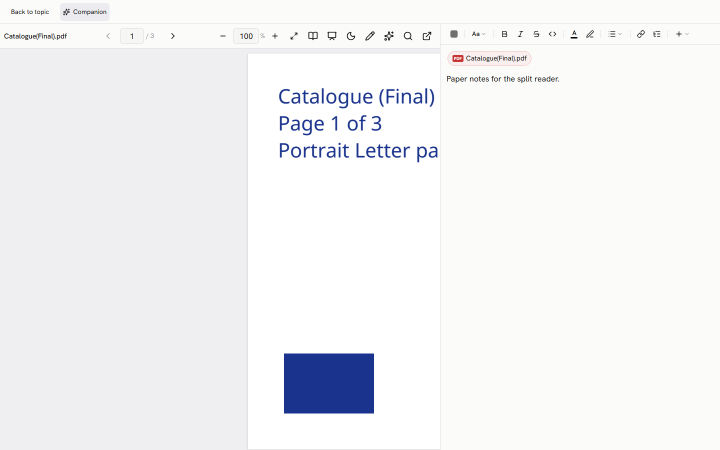
#> input picture evidence/sn-295/09-closed-back-to-split.png, 1440 x 900 px, given in place of PXL_20261012_212400809.jpg, which was not available (shown at 1/2 size)
$ python compare.py
#> lines starting #> are read from the running program, lines starting #| are printed output that depends on the picture; pictures that were not available may be replaced by others from this repository, and a replacement may not be noted
from pathlib import Path
from PIL import Image, ImageOps, ImageDraw

root = Path(__file__).resolve().parent
photos = Path(r"C:\Projects\smart-notes\Docs\Upgrades\Photos-1-001-small")
items = [
    ("08", "PXL_20261012_212400809.jpg", (0, 80, 1280, 780), "08-split.png", (0, 0, 1440, 900)),
    ("09", "PXL_20261012_212404962.MP.jpg", (0, 80, 1280, 780), "09-companion-overlay.png", (0, 0, 1440, 900)),
]

for number, filename, crop, screenshot, shot_crop in items:
    reference = Image.open(photos / filename).convert("RGB").crop(crop)
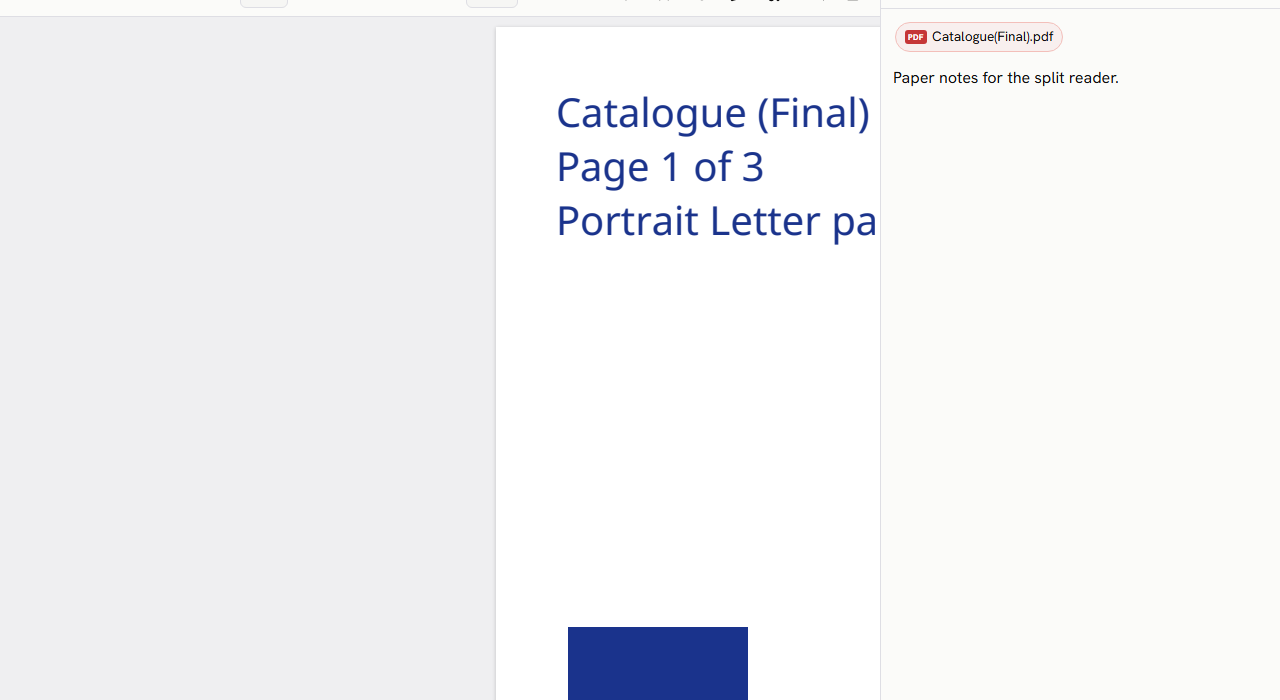
#> reference: PIL image 1280x700 RGB; mean R, G, B 242.1, 242.5, 244.6
    preview = Image.open(root / screenshot).convert("RGB").crop(shot_crop)
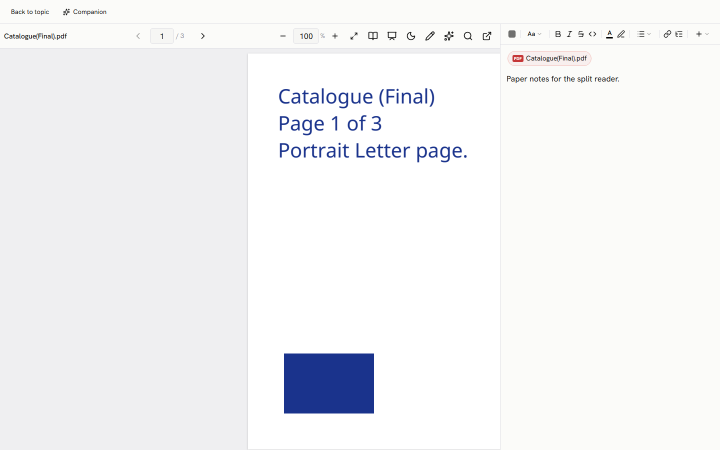
#> input picture evidence/sn-295/08-split.png, 1440 x 900 px (shown at 1/2 size)
#> preview is the input picture: PIL image 1440x900 RGB; mean R, G, B 242.6, 243.1, 245
    canvas = Image.new("RGB", (2420, 950), "white")
#> canvas: PIL image 2420x950 RGB; every value is 255
    for x, source, label in [
        (0, reference, f"Fork photo #{number}"),
        (1210, preview, "SN-295 desktop preview"),
    ]:
        fitted = ImageOps.contain(source, (1180, 900))
        canvas.paste(fitted, (x + (1180 - fitted.width) // 2, 40 + (900 - fitted.height) // 2))
        ImageDraw.Draw(canvas).text((x + 20, 14), label, fill="black")
#> this loop made 2 passes
#> (x, label) on passes 1 to 2: (0, 'Fork photo #08'), (1210, 'SN-295 desktop preview')
#> pass 2, `fitted = ImageOps.contain(source, (1180, 900))`:
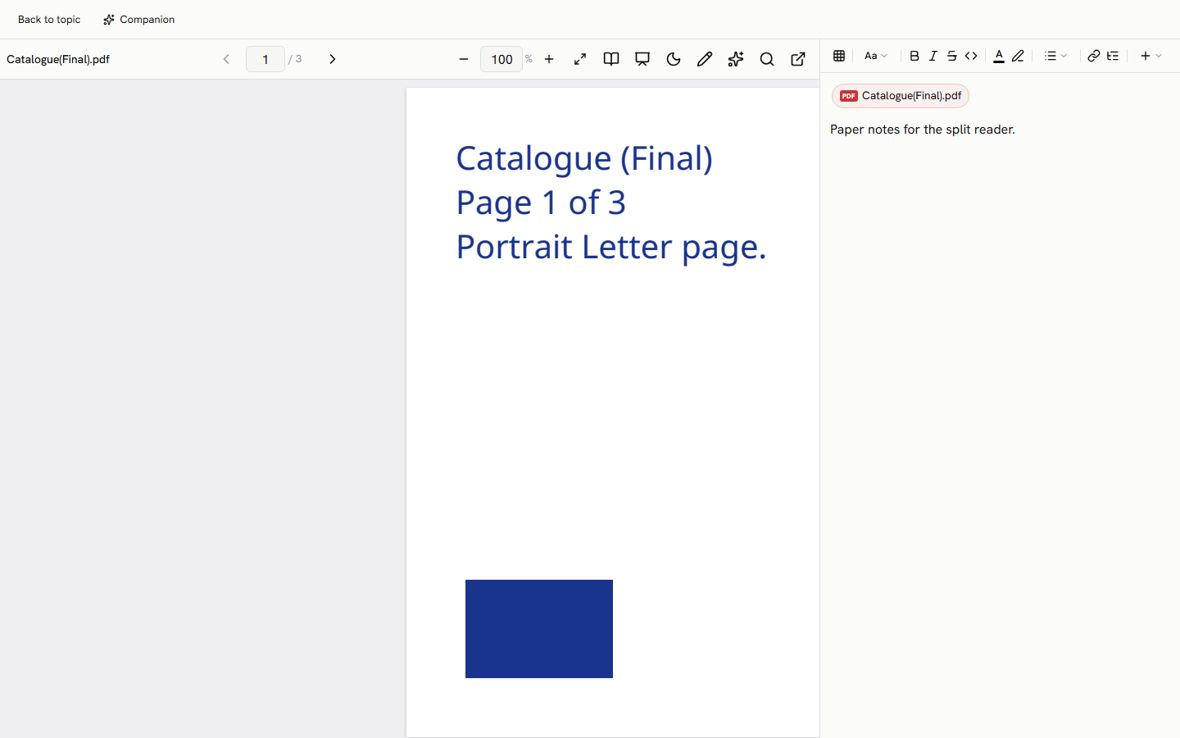
#> fitted: PIL image 1180x738 RGB; mean R, G, B 242.6, 243.1, 245
#> after the loop:
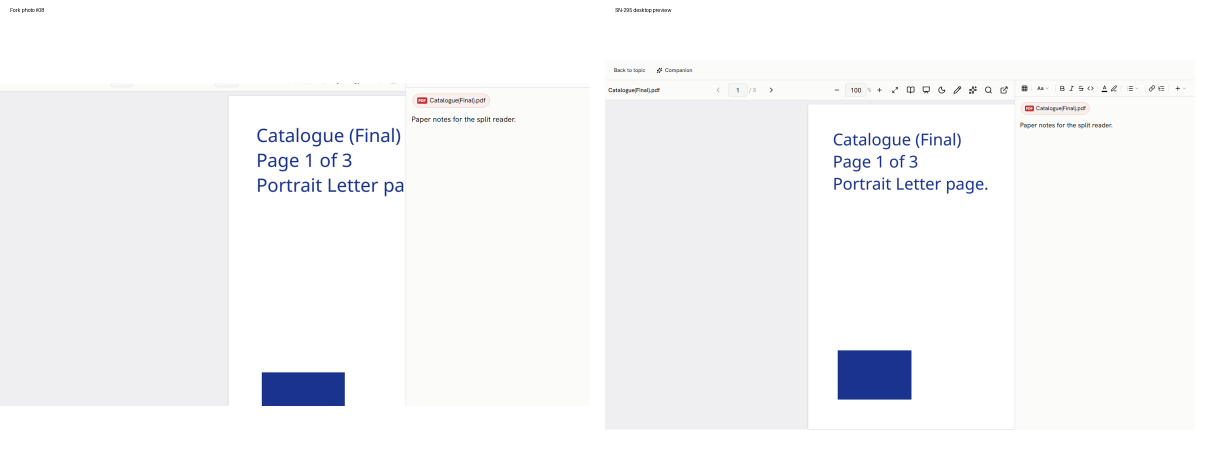
#> canvas: PIL image 2420x950 RGB (shown at 1/2 size); mean R, G, B 246, 246.3, 247.7
    canvas.save(root / f"{number}-side-by-side.png")
    print(f"wrote {number}-side-by-side.png")
#> pass 2 of the loop `for number, filename, crop, screenshot, shot_crop in items:`:
#> `reference = Image.open(photos / filename).convert("RGB").crop(crop)`:
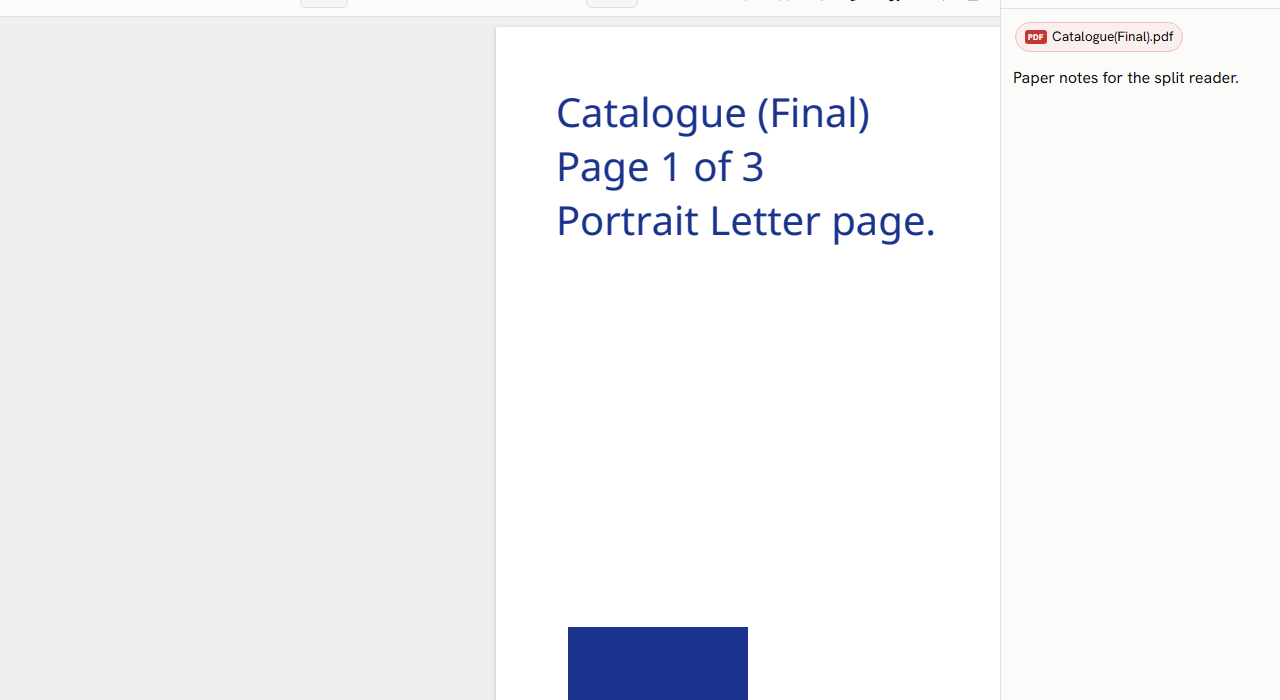
#> reference: PIL image 1280x700 RGB; mean R, G, B 242.3, 242.8, 245.1
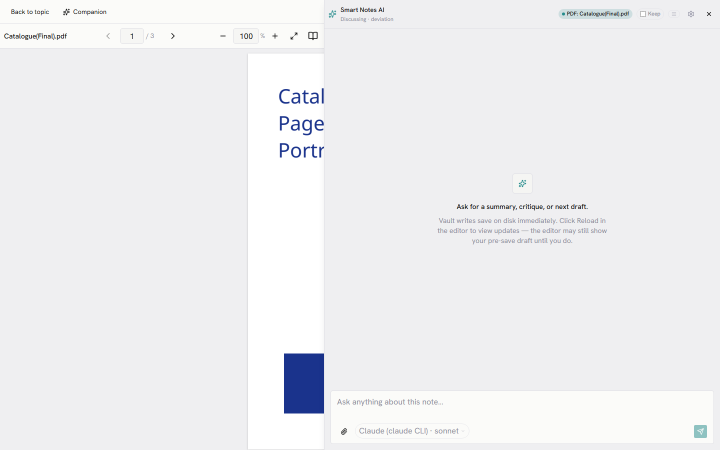
#> input picture evidence/sn-295/09-companion-overlay.png, 1440 x 900 px (shown at 1/2 size)
#> preview is the input picture: PIL image 1440x900 RGB; mean R, G, B 238.6, 238.9, 241.2
#> the loop `for x, source, label in [ (0, reference, f"Fork photo #{number}"), (12..` made 2 passes
#> (x, label) on passes 1 to 2: (0, 'Fork photo #09'), (1210, 'SN-295 desktop preview')
#> after the loop `for x, source, label in [`:
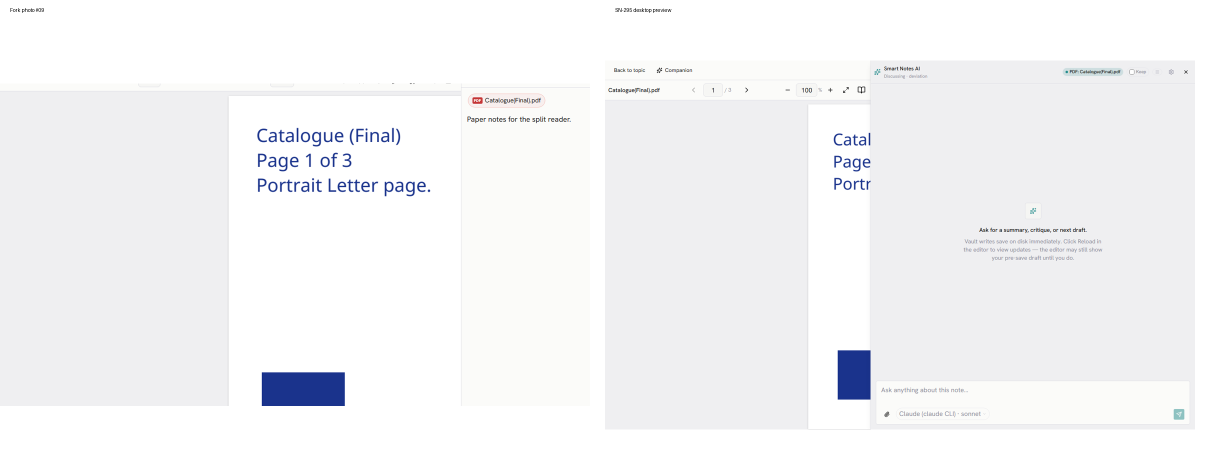
#> canvas: PIL image 2420x950 RGB (shown at 1/2 size); mean R, G, B 244.5, 244.8, 246.4
